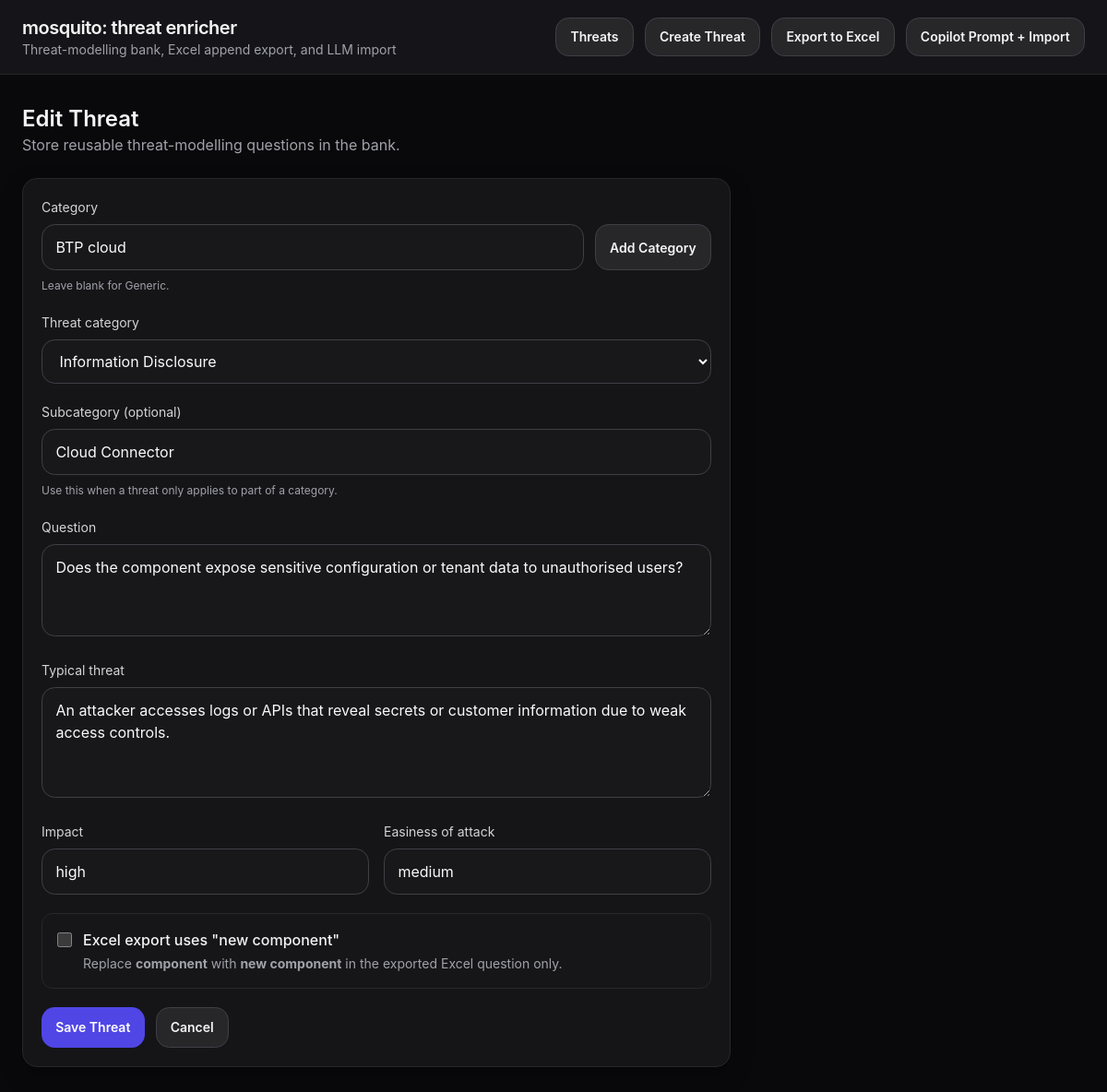
Screenshot of /threats/2/edit with the database file from the repository.
### app/models.py (models this page shows)
class Threat(Base):
    __tablename__ = "threats"
    id: Mapped[int] = mapped_column(Integer, primary_key=True)
    technology: Mapped[str | None] = mapped_column(String, nullable=True)
    subcategory: Mapped[str | None] = mapped_column(String, nullable=True)
    threat_category: Mapped[str] = mapped_column(String, nullable=False)
    question: Mapped[str] = mapped_column(String, nullable=False)
    typical_threat: Mapped[str] = mapped_column(String, nullable=False)
    impact: Mapped[str] = mapped_column(String, nullable=False)
    easiness_of_attack: Mapped[str] = mapped_column(String, nullable=False)
    export_new_component: Mapped[bool] = mapped_column(nullable=False, default=False)
    created_at: Mapped[datetime] = mapped_column(
        DateTime,
        default=datetime.utcnow,
        nullable=False,
    )
    updated_at: Mapped[datetime] = mapped_column(
        DateTime,
        default=datetime.utcnow,
        onupdate=datetime.utcnow,
        nullable=False,
    )

### app/main.py (the view)
@app.get("/threats/{threat_id}/edit", response_class=HTMLResponse)
def edit_threat_form(threat_id: int, request: Request, db: Session = Depends(get_db)):
    threat = db.get(Threat, threat_id)
    if not threat:
        raise HTTPException(status_code=404, detail="Threat not found")
    return templates.TemplateResponse(
        "edit.html",
        {
            "request": request,
            "page_title": "Edit Threat",
            "action": f"/threats/{threat_id}/edit",
            "form": {
                "technology": threat.technology or "",
                "category": threat.technology or "",
                "subcategory": threat.subcategory or "",
                "threat_category": threat.threat_category,
                "question": threat.question,
                "typical_threat": threat.typical_threat,
                "impact": threat.impact,
                "easiness_of_attack": threat.easiness_of_attack,
                "export_new_component": threat.export_new_component,
            },
            "errors": [],
            "categories": load_category_options(db),
            "stride_categories": STRIDE_CATEGORIES,
        },
    )

### app/templates/edit.html (shortened to what this page needs)
{% extends "base.html" %}
{% block content %}
<div class="max-w-3xl space-y-6">
  <div>
    <h2 class="text-2xl font-semibold">{{ page_title }}</h2>
    <p class="text-zinc-400">Store reusable threat-modelling questions in the bank.</p>
  </div>
  <form method="post" action="{{ action }}" class="card space-y-5">
    <div>
      <label class="label">Category</label>
      <div class="flex gap-3">
        <input
          type="text"
          name="category"
          id="category-input"
          value="{{ form.get('category', '') }}"
          class="input"
          list="category-options"
          placeholder="Select an existing category or add a new one"
          autocomplete="off"
        >
        <button type="button" class="btn-secondary shrink-0" id="open-category-modal">Add Category</button>
      </div>
      <p class="help">Leave blank for Generic.</p>
    </div>
    <div>
      <label class="label">Threat category</label>
      <select name="threat_category" class="input" required>
        {% for value, label in stride_categories.items() %}
          <option value="{{ value }}" {% if form.get('threat_category') == value %}selected{% endif %}>{{ label }}</option>
        {% endfor %}
      </select>
    </div>
    <div>
      <label class="label">Subcategory (optional)</label>
      <input
        type="text"
        name="subcategory"
        value="{{ form.get('subcategory', '') }}"
        class="input"
        placeholder="e.g. Cloud Connector"
      >
      <p class="help">Use this when a threat only applies to part of a category.</p>
    </div>
    <div>
      <label class="label">Question</label>
      <textarea name="question" class="input min-h-[100px]" required>{{ form.get('question', '') }}</textarea>
    </div>
    <div>
      <label class="label">Typical threat</label>
      <textarea name="typical_threat" class="input min-h-[120px]" required>{{ form.get('typical_threat', '') }}</textarea>
    </div>
    <div class="grid md:grid-cols-2 gap-4">
      <div>
        <label class="label">Impact</label>
        <input type="text" name="impact" value="{{ form.get('impact', '') }}" class="input" required>
      </div>
      <div>
        <label class="label">Easiness of attack</label>
        <input type="text" name="easiness_of_attack" value="{{ form.get('easiness_of_attack', '') }}" class="input" required>
      </div>
    </div>
    <div class="rounded-xl border border-zinc-800 p-4 bg-zinc-900/70">
      <label class="flex items-start gap-3 cursor-pointer">
        <input
          type="checkbox"
          name="export_new_component"
          value="true"
          class="mt-1 h-4 w-4"
        >
        <div>
          <div class="font-medium">Excel export uses "new component"</div>
          <p class="text-sm text-zinc-400 mt-1">
            Replace <strong>component</strong> with <strong>new component</strong> in the exported Excel question only.
          </p>
        </div>
      </label>
    </div>
    <div class="flex gap-3">
      <button type="submit" class="btn-primary">Save Threat</button>
      <a href="/" class="btn-secondary">Cancel</a>
    </div>
  </form>
</div>
{% endblock %}

### app/static/styles.css (style rules this page uses)
:root { color-scheme: dark; }
body { font-family: Inter, ui-sans-serif, system-ui, -apple-system, BlinkMacSystemFont, "Segoe UI", sans-serif; }
.card { border-radius: 1rem; border: 1px solid rgb(39 39 42); background: rgba(24, 24, 27, 0.85); padding: 1.25rem; box-shadow: 0 10px 25px rgba(0, 0, 0, 0.25); }
.label { display: block; font-size: 0.875rem; color: rgb(212 212 216); margin-bottom: 0.5rem; }
.help { font-size: 0.75rem; color: rgb(161 161 170); margin-top: 0.5rem; }
.input { width: 100%; background: rgb(24 24 27); color: rgb(250 250 250); border: 1px solid rgb(63 63 70); border-radius: 0.9rem; padding: 0.75rem 0.9rem; }
.btn-primary, .btn-secondary, .btn-danger, .nav-link { display: inline-flex; align-items: center; justify-content: center; border-radius: 0.9rem; padding: 0.65rem 0.95rem; font-size: 0.875rem; font-weight: 600; text-decoration: none; transition: 0.15s ease; }
.btn-primary { background: rgb(79 70 229); color: white; border: none; }
.btn-secondary, .nav-link { background: rgb(39 39 42); color: rgb(244 244 245); border: 1px solid rgb(63 63 70); }

### rows the page displays
Threat: category "BTP cloud", threat_category "Information Disclosure", subcategory "Cloud Connector", question "Does the component expose sensitive configuration or tenant data to unauthorised users?", typical_threat "An attacker accesses logs or APIs that reveal secrets or customer information due to weak access controls.", impact "high", easiness_of_attack "medium"

### other values shown
{{ page_title }} "Edit Threat"
